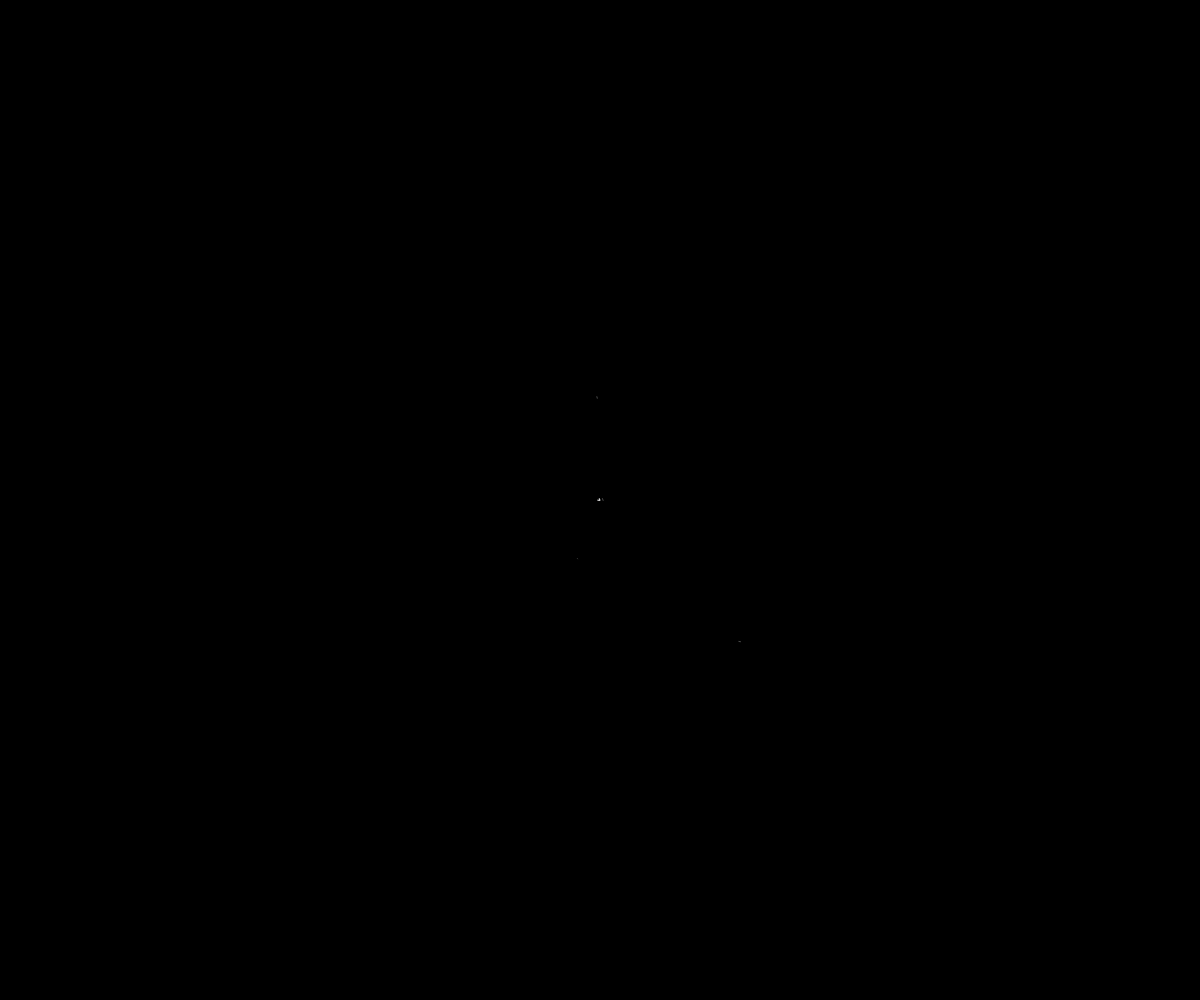
Frame 1 (no input)
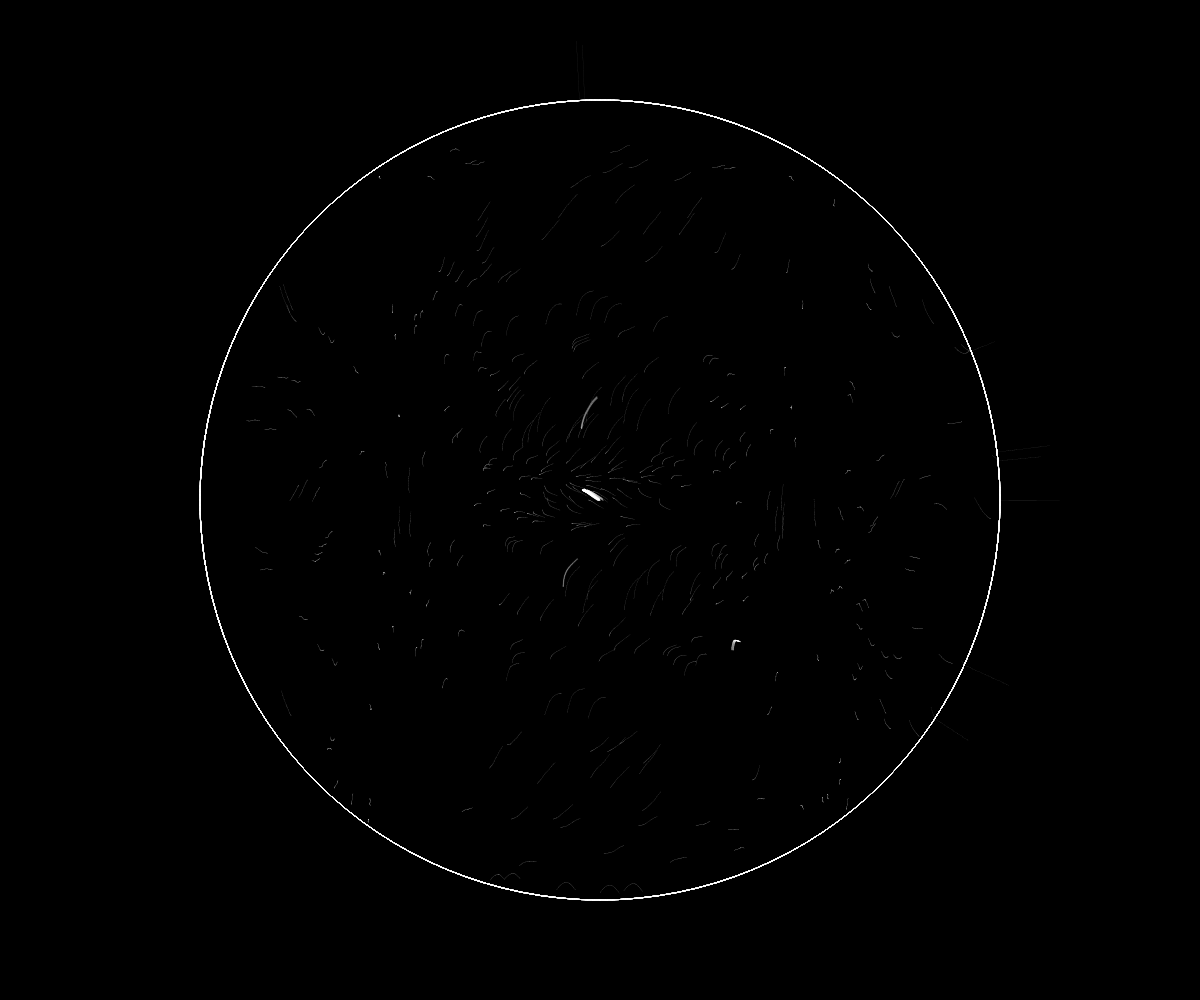
Frame 60 (no input)
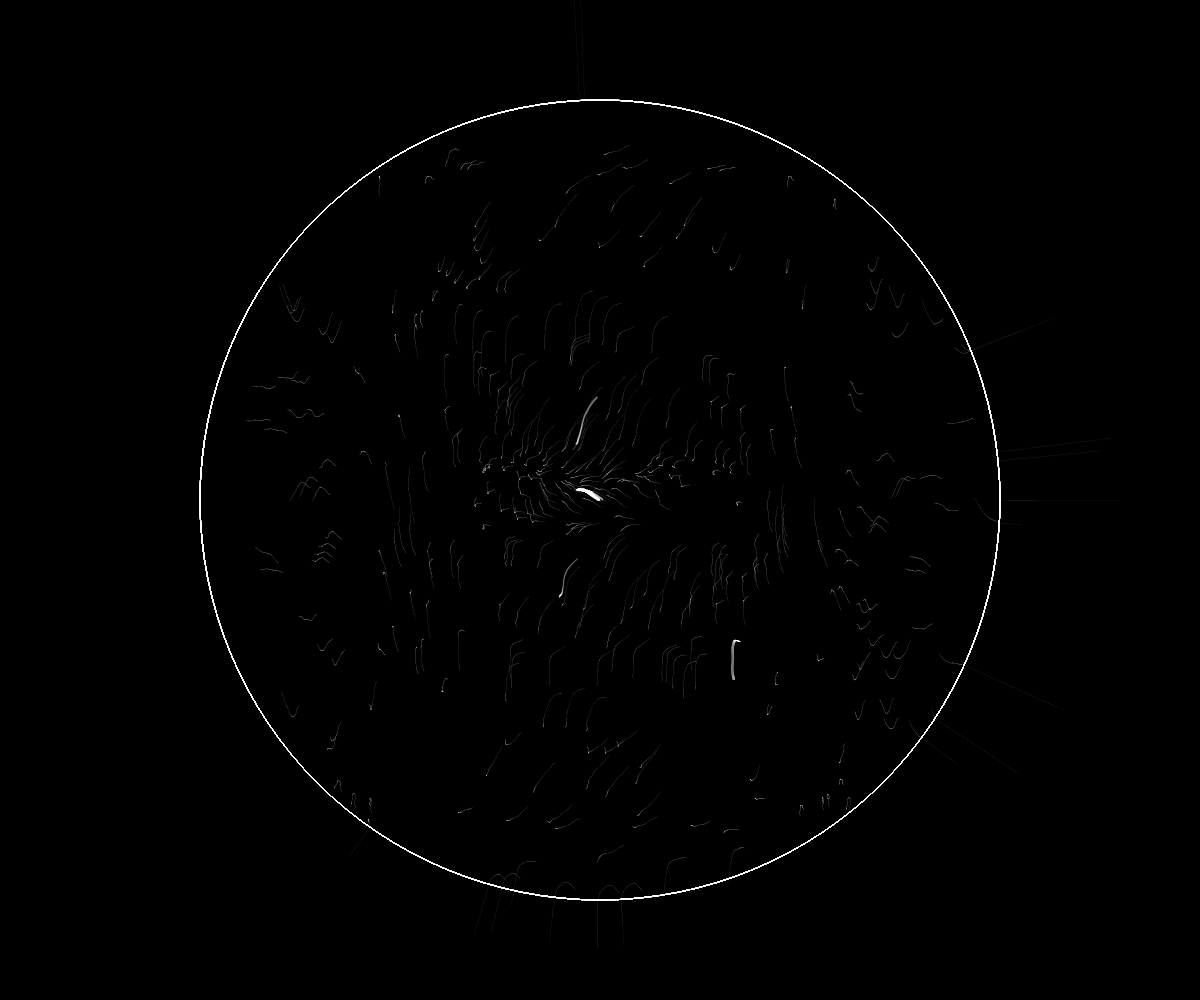
Frame 120 (the mouse pressed at the canvas centre since frame 60)

The p5.js sketch that drew these frames (run headless with seeded random() and noise() and a simulated clock; from frame 60 on, the mouse is pressed at the canvas centre):

// p5.js sketch
// ── sketch.js
let n = 400; 
let nodes = [];
let t = 0;
let radius;

function setup() {
  createCanvas(windowWidth, windowHeight);
  background(0);
  colorMode(HSB);
  radius = min(windowWidth, windowHeight) * 0.4;
  for (let i = 0; i < n * 25; i++) {
    let angle = random(TWO_PI);
    let r = random(radius); 
    nodes.push({
      x: r * cos(angle),
      y: r * sin(angle),
      angle: angle
    });
  }
  strokeWeight(0.001);
  frameRate(200);
}

function draw() {
  let centerX = windowWidth / 2;
  let centerY = windowHeight / 2;

  fill(5, 0.05);
  stroke(255);

  for (let i = 0; i < n; i++) {
    let node = nodes[i];
    let d = dist(node.x, node.y, 0, 0);

    if (d > radius) {
      node.x += cos(node.angle);
      node.y += sin(node.angle);
    } else {
      node.x += 1.5 - 3 * noise(node.x / 999, d / 990, t);
      node.y += 1 - 2 * noise(node.y / 99, d / 99, t);
      node.angle = atan2(node.y, node.x); 
    }

    let x = node.x + centerX;
    let y = node.y + centerY;

    point(x , y );
  }

  noFill();
  stroke(255, 5); 
  ellipse(centerX, centerY, radius * 2);

  for (let i = 0; i < n; i++) {
    for (let j = i + 1; j < n; j++) {
      let x1 = nodes[i].x + centerX;
      let y1 = nodes[i].y + centerY;
      let x2 = nodes[j].x + centerX;
      let y2 = nodes[j].y + centerY;
      let distance = dist(x1, y1, x2, y2);

      if (distance < 2) {
        strokeWeight(0.3);
        line(x1, y1, x2, y2);
      }
    }
  }

  t += 0.01;
}
